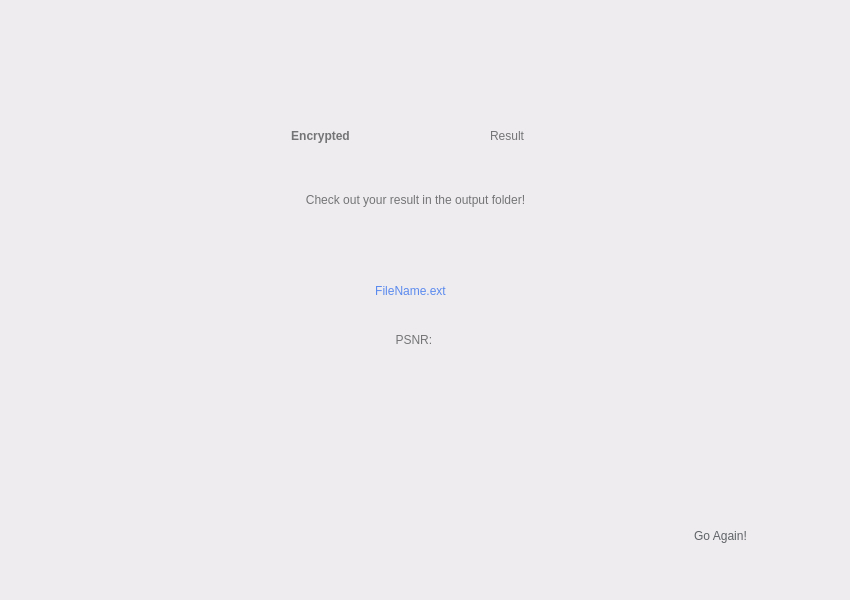
<?xml version="1.0" encoding="UTF-8"?>
<ui version="4.0">
 <class>Widget</class>
 <widget class="QWidget" name="Widget">
  <property name="geometry">
   <rect>
    <x>0</x>
    <y>0</y>
    <width>850</width>
    <height>600</height>
   </rect>
  </property>
  <property name="windowTitle">
   <string>Widget</string>
  </property>
  <property name="styleSheet">
   <string notr="true">background-color: rgb(238, 236, 239);</string>
  </property>
  <widget class="QWidget" name="widget1" native="true">
   <property name="geometry">
    <rect>
     <x>0</x>
     <y>0</y>
     <width>850</width>
     <height>600</height>
    </rect>
   </property>
   <property name="styleSheet">
    <string notr="true">QWidget#widget1 {background-color: rgb(246, 245, 247);};

</string>
   </property>
   <widget class="QLabel" name="label">
    <property name="geometry">
     <rect>
      <x>140</x>
      <y>60</y>
      <width>361</width>
      <height>151</height>
     </rect>
    </property>
    <property name="styleSheet">
     <string notr="true">background-color: rgba(255, 255, 255, 0);
color: rgb(116, 116, 118);
font: 75 72pt &quot;Product Sans&quot;;
font-weight: bold;
</string>
    </property>
    <property name="text">
     <string>Encrypted</string>
    </property>
    <property name="alignment">
     <set>Qt::AlignCenter</set>
    </property>
   </widget>
   <widget class="QLabel" name="modeLabel">
    <property name="geometry">
     <rect>
      <x>490</x>
      <y>60</y>
      <width>351</width>
      <height>151</height>
     </rect>
    </property>
    <property name="styleSheet">
     <string notr="true">background-color: rgba(255, 255, 255, 0);
color: rgb(116, 116, 118);
font: 75 72pt &quot;Product Sans&quot;;
</string>
    </property>
    <property name="text">
     <string>Result</string>
    </property>
    <property name="alignment">
     <set>Qt::AlignLeading|Qt::AlignLeft|Qt::AlignVCenter</set>
    </property>
   </widget>
   <widget class="QLabel" name="label_3">
    <property name="geometry">
     <rect>
      <x>230</x>
      <y>190</y>
      <width>371</width>
      <height>20</height>
     </rect>
    </property>
    <property name="styleSheet">
     <string notr="true">background-color: rgba(255, 255, 255, 0);
font: 16pt &quot;Product Sans&quot;;
color: rgb(116, 116, 118);</string>
    </property>
    <property name="text">
     <string>Check out your result in the output folder!</string>
    </property>
    <property name="alignment">
     <set>Qt::AlignCenter</set>
    </property>
   </widget>
   <widget class="QPushButton" name="goButton">
    <property name="geometry">
     <rect>
      <x>640</x>
      <y>510</y>
      <width>161</width>
      <height>51</height>
     </rect>
    </property>
    <property name="styleSheet">
     <string notr="true">font: 17pt &quot;Product Sans&quot;;
color: rgb(96, 99, 103);
border-radius: 25px;
</string>
    </property>
    <property name="text">
     <string>Go Again!</string>
    </property>
   </widget>
   <widget class="QLabel" name="fileNameLabel">
    <property name="geometry">
     <rect>
      <x>250</x>
      <y>260</y>
      <width>321</width>
      <height>61</height>
     </rect>
    </property>
    <property name="styleSheet">
     <string notr="true">font: 75 36pt &quot;Product Sans&quot;;
color: rgb(91, 138, 238);
border-radius: 10px;</string>
    </property>
    <property name="text">
     <string>FileName.ext</string>
    </property>
    <property name="alignment">
     <set>Qt::AlignCenter</set>
    </property>
   </widget>
   <widget class="QLabel" name="psnrLabel">
    <property name="geometry">
     <rect>
      <x>230</x>
      <y>330</y>
      <width>371</width>
      <height>20</height>
     </rect>
    </property>
    <property name="styleSheet">
     <string notr="true">background-color: rgba(255, 255, 255, 0);
font: 16pt &quot;Product Sans&quot;;
color: rgb(116, 116, 118);</string>
    </property>
    <property name="text">
     <string>PSNR: </string>
    </property>
    <property name="alignment">
     <set>Qt::AlignCenter</set>
    </property>
   </widget>
  </widget>
 </widget>
 <resources/>
 <connections/>
</ui>
